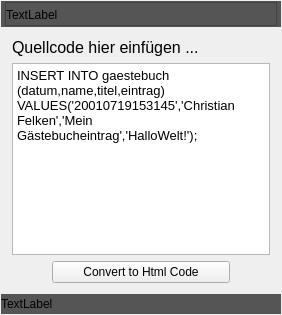
  <widget class="QWidget" name="centralwidget">
   <property name="styleSheet">
    <string notr="true"/>
   </property>
   <layout class="QVBoxLayout" name="verticalLayout_2">
    <property name="spacing">
     <number>0</number>
    </property>
    <property name="leftMargin">
     <number>0</number>
    </property>
    <property name="topMargin">
     <number>0</number>
    </property>
    <property name="rightMargin">
     <number>0</number>
    </property>
    <property name="bottomMargin">
     <number>0</number>
    </property>
    <item>
     <widget class="QWidget" name="border" native="true">
      <layout class="QGridLayout" name="gridLayout">
       <property name="leftMargin">
        <number>1</number>
       </property>
       <property name="topMargin">
        <number>1</number>
       </property>
       <property name="rightMargin">
        <number>1</number>
       </property>
       <property name="bottomMargin">
        <number>1</number>
       </property>
       <property name="spacing">
        <number>0</number>
       </property>
       <item row="1" column="0">
        <widget class="QWidget" name="content" native="true">
         <layout class="QGridLayout" name="gridLayout_3">
          <property name="leftMargin">
           <number>2</number>
          </property>
          <property name="topMargin">
           <number>2</number>
          </property>
          <property name="rightMargin">
           <number>2</number>
          </property>
          <property name="bottomMargin">
           <number>2</number>
          </property>
          <property name="spacing">
           <number>0</number>
          </property>
          <item row="1" column="0">
           <layout class="QVBoxLayout" name="verticalLayout" stretch="0">
            <property name="sizeConstraint">
             <enum>QLayout::SetMaximumSize</enum>
            </property>
            <item>
             <widget class="QWidget" name="widget" native="true">
              <layout class="QGridLayout" name="gridLayout_4">
               <item row="0" column="0">
                <widget class="QLabel" name="label">
                 <property name="font">
                  <font>
                   <pointsize>12</pointsize>
                  </font>
                 </property>
                 <property name="text">
                  <string>Quellcode hier einfügen ...</string>
                 </property>
                </widget>
               </item>
               <item row="2" column="0">
                <layout class="QGridLayout" name="gridLayout_5">
                 <item row="0" column="1">
                  <widget class="QPushButton" name="pushButton">
                   <property name="styleSheet">
                    <string notr="true">background: rgba(0,0,0,0.08), 
QLinearGradient( spread:pad, x1: 0, y1: 0,
                 x2: 0, y2: 1, 
                 stop: 0 #e4fbff, 
                 stop: 0.1 #cee6fb,
                 stop: 0.5 #a5d3fb,
                 stop: 0.51 #88c6fb,
                 stop: 1 #d5faff
);
background-insets: 0 0 -1 0,0,1;
background-radius: 5,5,4;
padding: 3 30 3 30;
text-fill: #242d35;
color: #000000;</string>
                   </property>
                   <property name="text">
                    <string>Convert to Html Code</string>
                   </property>
                  </widget>
                 </item>
                 <item row="0" column="0">
                  <spacer name="horizontalSpacer">
                   <property name="orientation">
                    <enum>Qt::Horizontal</enum>
                   </property>
                   <property name="sizeHint" stdset="0">
                    <size>
                     <width>40</width>
                     <height>20</height>
                    </size>
                   </property>
                  </spacer>
                 </item>
                 <item row="0" column="2">
                  <spacer name="horizontalSpacer_2">
                   <property name="orientation">
                    <enum>Qt::Horizontal</enum>
                   </property>
                   <property name="sizeHint" stdset="0">
                    <size>
                     <width>40</width>
                     <height>20</height>
                    </size>
                   </property>
                  </spacer>
                 </item>
                </layout>
               </item>
               <item row="1" column="0">
                <widget class="QTextEdit" name="textEdit">
                 <property name="font">
                  <font>
                   <pointsize>12</pointsize>
                  </font>
                 </property>
                 <property name="styleSheet">
                  <string notr="true">dfgdfgdfg</string>
                 </property>
                 <property name="html">
                  <string>&lt;!DOCTYPE HTML PUBLIC &quot;-//W3C//DTD HTML 4.0//EN&quot; &quot;http://www.w3.org/TR/REC-html40/strict.dtd&quot;&gt;
&lt;html&gt;&lt;head&gt;&lt;meta name=&quot;qrichtext&quot; content=&quot;1&quot; /&gt;&lt;meta charset=&quot;utf-8&quot; /&gt;&lt;style type=&quot;text/css&quot;&gt;
p, li { white-space: pre-wrap; }
&lt;/style&gt;&lt;/head&gt;&lt;body style=&quot; font-family:'Segoe UI'; font-size:12pt; font-weight:400; font-style:normal;&quot;&gt;
&lt;p style=&quot; margin-top:0px; margin-bottom:0px; margin-left:0px; margin-right:0px; -qt-block-indent:0; text-indent:0px; line-height:100%; background-color:transparent;&quot;&gt;&lt;span style=&quot; font-family:'Courier New','monospace'; font-size:10pt;&quot;&gt;INSERT INTO gaestebuch (datum,name,titel,eintrag) VALUES('20010719153145','Christian Felken','Mein Gästebucheintrag','HalloWelt!');&lt;/span&gt;&lt;/p&gt;
&lt;p style=&quot; margin-top:0px; margin-bottom:0px; margin-left:0px; margin-right:0px; -qt-block-indent:0; text-indent:0px;&quot;&gt;&lt;span style=&quot; font-size:9pt;&quot;&gt;&lt;/span&gt;&lt;/p&gt;&lt;/body&gt;&lt;/html&gt;</string>
                 </property>
                </widget>
               </item>
              </layout>
             </widget>
            </item>
           </layout>
          </item>
         </layout>
        </widget>
       </item>
       <item row="2" column="0">
        <widget class="QWidget" name="statusBar" native="true">
         <property name="sizePolicy">
          <sizepolicy hsizetype="Preferred" vsizetype="Fixed">
           <horstretch>0</horstretch>
           <verstretch>0</verstretch>
          </sizepolicy>
         </property>
         <property name="minimumSize">
          <size>
           <width>0</width>
           <height>20</height>
          </size>
         </property>
         <property name="maximumSize">
          <size>
           <width>16777215</width>
           <height>20</height>
          </size>
         </property>
         <property name="styleSheet">
          <string notr="true">background: #555555;</string>
         </property>
         <layout class="QHBoxLayout" name="statusBar_layout">
          <property name="spacing">
           <number>0</number>
          </property>
          <property name="leftMargin">
           <number>0</number>
          </property>
          <property name="topMargin">
           <number>0</number>
          </property>
          <property name="rightMargin">
           <number>0</number>
          </property>
          <property name="bottomMargin">
           <number>0</number>
          </property>
          <item>
           <layout class="QVBoxLayout" name="verticalLayout_5">
            <property name="spacing">
             <number>0</number>
            </property>
            <property name="leftMargin">
             <number>0</number>
            </property>
            <item>
             <widget class="QLabel" name="status">
              <property name="sizePolicy">
               <sizepolicy hsizetype="Minimum" vsizetype="Fixed">
                <horstretch>0</horstretch>
                <verstretch>0</verstretch>
               </sizepolicy>
              </property>
              <property name="minimumSize">
               <size>
                <width>0</width>
                <height>16</height>
               </size>
              </property>
              <property name="maximumSize">
               <size>
                <width>16777215</width>
                <height>16</height>
               </size>
              </property>
              <property name="text">
               <string>TextLabel</string>
              </property>
             </widget>
            </item>
           </layout>
          </item>
          <item>
           <widget class="QWidget" name="gridWidget" native="true">
            <property name="minimumSize">
             <size>
              <width>20</width>
              <height>0</height>
             </size>
            </property>
            <property name="maximumSize">
             <size>
              <width>20</width>
              <height>16777215</height>
             </size>
            </property>
            <layout class="QGridLayout" name="gridLayout_2">
             <property name="leftMargin">
              <number>0</number>
             </property>
             <property name="topMargin">
              <number>0</number>
             </property>
             <property name="rightMargin">
              <number>0</number>
             </property>
             <property name="bottomMargin">
              <number>0</number>
             </property>
             <property name="spacing">
              <number>0</number>
             </property>
             <item row="0" column="0">
              <widget class="QPushButton" name="sizegrip">
               <property name="sizePolicy">
                <sizepolicy hsizetype="Fixed" vsizetype="Fixed">
                 <horstretch>0</horstretch>
                 <verstretch>0</verstretch>
                </sizepolicy>
               </property>
               <property name="minimumSize">
                <size>
                 <width>20</width>
                 <height>20</height>
                </size>
               </property>
               <property name="maximumSize">
                <size>
                 <width>20</width>
                 <height>20</height>
                </size>
               </property>
               <property name="styleSheet">
                <string notr="true">border: none;</string>
               </property>
               <property name="text">
                <string/>
               </property>
               <property name="icon">
                <iconset resource="resources.qrc">
                 <normaloff>:/qss_icons/themes/darkgray/icons/window_crip.svg</normaloff>:/qss_icons/themes/darkgray/icons/window_crip.svg</iconset>
               </property>
               <property name="flat">
                <bool>true</bool>
               </property>
              </widget>
             </item>
            </layout>
           </widget>
          </item>
         </layout>
        </widget>
       </item>
       <item row="0" column="0">
        <widget class="QFrame" name="window_bar_outer_2">
         <property name="maximumSize">
          <size>
           <width>16777215</width>
           <height>30</height>
          </size>
         </property>
         <property name="styleSheet">
          <string notr="true">background: #555555;</string>
         </property>
         <layout class="QHBoxLayout" name="window_bar_outer">
          <property name="leftMargin">
           <number>4</number>
          </property>
          <property name="topMargin">
           <number>1</number>
          </property>
          <property name="rightMargin">
           <number>4</number>
          </property>
          <property name="bottomMargin">
           <number>1</number>
          </property>
          <item>
           <widget class="QFrame" name="window_bar_inner">
            <property name="sizePolicy">
             <sizepolicy hsizetype="Expanding" vsizetype="Fixed">
              <horstretch>0</horstretch>
              <verstretch>0</verstretch>
             </sizepolicy>
            </property>
            <property name="frameShape">
             <enum>QFrame::StyledPanel</enum>
            </property>
            <property name="frameShadow">
             <enum>QFrame::Plain</enum>
            </property>
            <layout class="QHBoxLayout" name="horizontalLayout">
             <property name="spacing">
              <number>0</number>
             </property>
             <property name="leftMargin">
              <number>0</number>
             </property>
             <property name="topMargin">
              <number>2</number>
             </property>
             <property name="rightMargin">
              <number>0</number>
             </property>
             <property name="bottomMargin">
              <number>0</number>
             </property>
             <item>
              <widget class="QFrame" name="title_bar">
               <layout class="QGridLayout" name="title_bar_layout">
                <property name="leftMargin">
                 <number>0</number>
                </property>
                <property name="topMargin">
                 <number>0</number>
                </property>
                <property name="rightMargin">
                 <number>0</number>
                </property>
                <property name="bottomMargin">
                 <number>0</number>
                </property>
                <item row="0" column="0">
                 <widget class="QLabel" name="window_title">
                  <property name="text">
                   <string>TextLabel</string>
                  </property>
                 </widget>
                </item>
               </layout>
              </widget>
             </item>
             <item>
              <widget class="QWidget" name="gridWidget_2" native="true">
               <property name="sizePolicy">
                <sizepolicy hsizetype="Fixed" vsizetype="Preferred">
                 <horstretch>0</horstretch>
                 <verstretch>0</verstretch>
                </sizepolicy>
               </property>
               <property name="minimumSize">
                <size>
                 <width>80</width>
                 <height>0</height>
                </size>
               </property>
               <property name="maximumSize">
                <size>
                 <width>80</width>
                 <height>16777215</height>
                </size>
               </property>
               <layout class="QHBoxLayout" name="horizontalLayout_3">
                <property name="spacing">
                 <number>0</number>
                </property>
                <property name="leftMargin">
                 <number>0</number>
                </property>
                <property name="topMargin">
                 <number>0</number>
                </property>
                <property name="rightMargin">
                 <number>0</number>
                </property>
                <property name="bottomMargin">
                 <number>0</number>
                </property>
                <item>
                 <widget class="QPushButton" name="btn_min">
                  <property name="sizePolicy">
                   <sizepolicy hsizetype="Fixed" vsizetype="Fixed">
                    <horstretch>0</horstretch>
                    <verstretch>0</verstretch>
                   </sizepolicy>
                  </property>
                  <property name="minimumSize">
                   <size>
                    <width>20</width>
                    <height>20</height>
                   </size>
                  </property>
                  <property name="styleSheet">
                   <string notr="true">border: none; padding: 2px;</string>
                  </property>
                  <property name="text">
                   <string/>
                  </property>
                  <property name="icon">
                   <iconset resource="resources.qrc">
                    <normaloff>:/qss_icons/themes/darkgray/icons/window_minimize.svg</normaloff>:/qss_icons/themes/darkgray/icons/window_minimize.svg</iconset>
                  </property>
                  <property name="flat">
                   <bool>true</bool>
                  </property>
                 </widget>
                </item>
                <item>
                 <widget class="QPushButton" name="btn_max">
                  <property name="sizePolicy">
                   <sizepolicy hsizetype="Fixed" vsizetype="Fixed">
                    <horstretch>0</horstretch>
                    <verstretch>0</verstretch>
                   </sizepolicy>
                  </property>
                  <property name="minimumSize">
                   <size>
                    <width>20</width>
                    <height>20</height>
                   </size>
                  </property>
                  <property name="styleSheet">
                   <string notr="true">border: none; padding: 2px;</string>
                  </property>
                  <property name="text">
                   <string/>
                  </property>
                  <property name="icon">
                   <iconset resource="resources.qrc">
                    <normaloff>:/qss_icons/themes/darkgray/icons/window_undock.svg</normaloff>:/qss_icons/themes/darkgray/icons/window_undock.svg</iconset>
                  </property>
                  <property name="flat">
                   <bool>true</bool>
                  </property>
                 </widget>
                </item>
                <item>
                 <widget class="QPushButton" name="btn_close">
                  <property name="sizePolicy">
                   <sizepolicy hsizetype="Fixed" vsizetype="Fixed">
                    <horstretch>0</horstretch>
                    <verstretch>0</verstretch>
                   </sizepolicy>
                  </property>
                  <property name="minimumSize">
                   <size>
                    <width>20</width>
                    <height>20</height>
                   </size>
                  </property>
                  <property name="styleSheet">
                   <string notr="true">border: none; padding: 2px;</string>
                  </property>
                  <property name="text">
                   <string/>
                  </property>
                  <property name="icon">
                   <iconset resource="resources.qrc">
                    <normaloff>:/qss_icons/themes/darkgray/icons/window_close.svg</normaloff>:/qss_icons/themes/darkgray/icons/window_close.svg</iconset>
                  </property>
                  <property name="checked">
                   <bool>false</bool>
                  </property>
                  <property name="flat">
                   <bool>true</bool>
                  </property>
                 </widget>
                </item>
               </layout>
              </widget>
             </item>
            </layout>
           </widget>
          </item>
         </layout>
        </widget>
       </item>
      </layout>
     </widget>
    </item>
   </layout>
  </widget>
